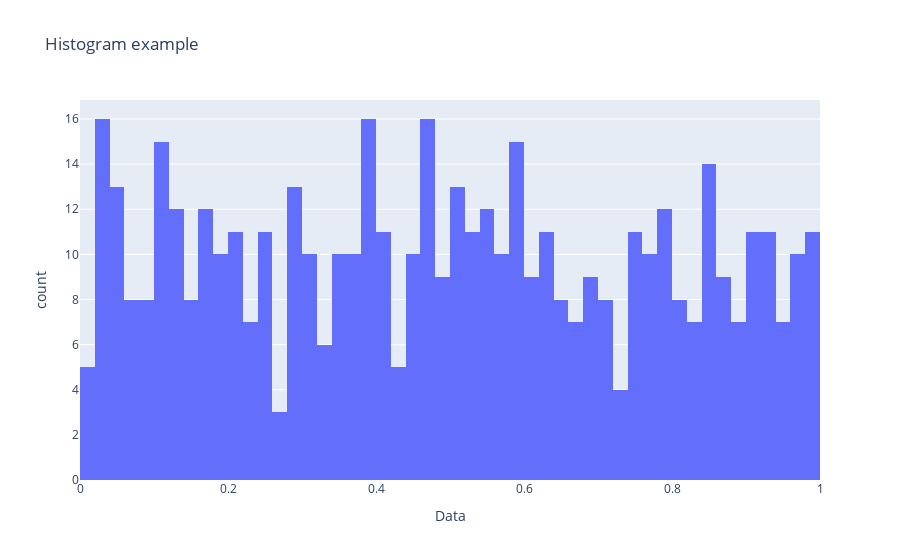

Notebook code cell kept with this figure:
### Markdown cell above
#### Histogram: Visualizes the distribution of continuous data using bars for each interval. (히스토그램: 연속형 데이터의 분포를 구간별 막대 그래프로 나타냅니다.)

### Code cell
# 히스토그램 시각화: px.histogram() 함수를 사용하여 연속형 데이터의 분포를 구간별로 표현
# Histogram visualization: Use px.histogram() to visualize the distribution of continuous data by intervals

import plotly.express as px
import pandas as pd
import numpy as np

# 데이터프레임 생성: "Data" 컬럼에 0과 1 사이의 난수 500개 생성
# Create DataFrame: Generate 500 random numbers between 0 and 1 in the "Data" column
df = pd.DataFrame({
    "Data": np.random.rand(500)
})

# 히스토그램 생성: "Data" 컬럼을 x축으로 하여 50개의 구간으로 시각화
# Create histogram: Visualize the "Data" column on the x-axis with 50 bins
flg = px.histogram(df, x="Data", nbins=50, title="Histogram example")

# 히스토그램 출력
# Show histogram
flg.show()

### Figure 1 — Plotly figure (JSON) as saved in the notebook; plotly's stock layout.template omitted (floating-point values rounded to 4 significant figures; data arrays with more than 128 entries replaced by an {"elided": "..."} marker saying what was removed)
{"data": [{"bingroup": "x", "hovertemplate": "Data=%{x}<br>count=%{y}<extra></extra>", "legendgroup": "", "marker": {"color": "#636efa", "pattern": {"shape": ""}}, "name": "", "nbinsx": 50, "orientation": "v", "showlegend": false, "type": "histogram", "x": {"elided": "500 float values"}, "xaxis": "x", "yaxis": "y"}], "layout": {"barmode": "relative", "legend": {"tracegroupgap": 0}, "title": {"text": "Histogram example"}, "xaxis": {"anchor": "y", "domain": [0, 1], "title": {"text": "Data"}}, "yaxis": {"anchor": "x", "domain": [0, 1], "title": {"text": "count"}}}}
